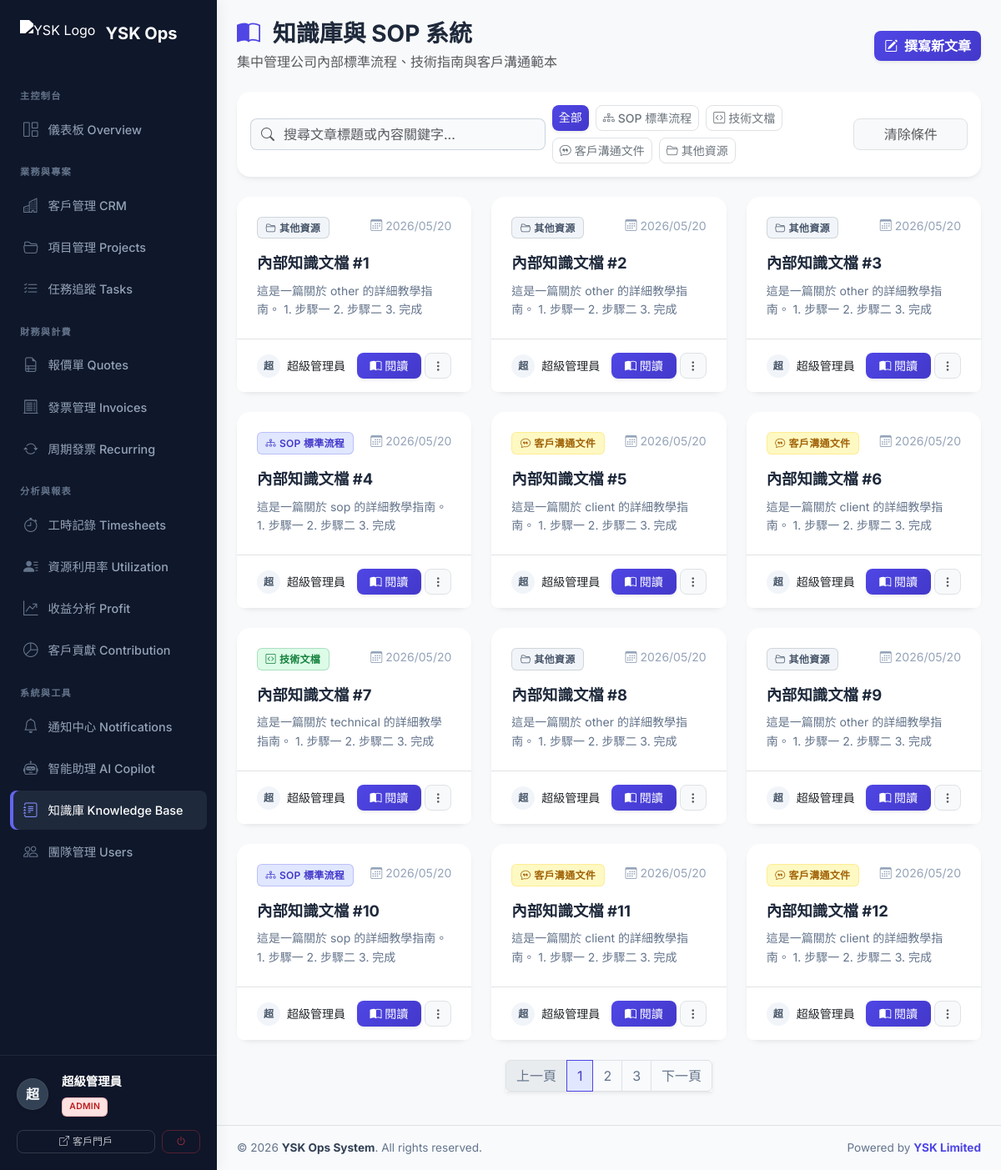
/knowledge_base.php (signed in), run on the app's committed database.
### tables this page shows
CREATE TABLE knowledge_base (
    id INT AUTO_INCREMENT PRIMARY KEY,
    title VARCHAR(200) NOT NULL,
    content TEXT NOT NULL,
    category ENUM('sop', 'technical', 'client', 'other') DEFAULT 'other',
    created_by INT,
    created_at TIMESTAMP DEFAULT CURRENT_TIMESTAMP,
    FOREIGN KEY (created_by) REFERENCES users(id) ON DELETE SET NULL,
    FULLTEXT KEY ft_knowledge (title, content)
);

CREATE TABLE users (
    id INT AUTO_INCREMENT PRIMARY KEY,
    username VARCHAR(50) UNIQUE NOT NULL,
    password_hash VARCHAR(255) NOT NULL,
    full_name VARCHAR(100) NOT NULL,
    email VARCHAR(100) UNIQUE NOT NULL,
    role ENUM('admin', 'pm', 'developer', 'finance', 'viewer') DEFAULT 'viewer',
    phone VARCHAR(20),
    avatar VARCHAR(255),
    is_active BOOLEAN DEFAULT TRUE,
    created_at TIMESTAMP DEFAULT CURRENT_TIMESTAMP,
    updated_at TIMESTAMP DEFAULT CURRENT_TIMESTAMP ON UPDATE CURRENT_TIMESTAMP
);

### includes/auth.php (called while the page is built, shortened)
<?php
require_once __DIR__ . '/db.php';
function is_logged_in() {
    return isset($_SESSION['user_id']) && isset($_SESSION['user']);
}
function has_role($role) {
    $user_role = $_SESSION['user']['role'];
    if ($user_role === 'admin') return true;
    return $user_role === $role;
}
?>

### includes/db.php (called while the page is built, shortened)
<?php
function get_db_connection() {
    static $pdo = null;
    if ($pdo === null) {
        try {
            $dsn = "mysql:host=" . DB_HOST . ";dbname=" . DB_NAME . ";charset=" . DB_CHAR;
            $pdo = new PDO($dsn, DB_USER, DB_PASS, [
                PDO::ATTR_ERRMODE => PDO::ERRMODE_EXCEPTION,
                PDO::ATTR_DEFAULT_FETCH_MODE => PDO::FETCH_ASSOC,
                PDO::ATTR_EMULATE_PREPARES => false,
            ]);
        } catch (PDOException $e) {
            die("Database connection failed: " . $e->getMessage() . "<br>Please check config.php and run database.sql first.");
        }
    }
    return $pdo;
}
function db_query($sql, $params = []) {
    $pdo = get_db_connection();
    $stmt = $pdo->prepare($sql);
    $stmt->execute($params);
    return $stmt;
}
function db_fetch_all($sql, $params = []) {
    return db_query($sql, $params)->fetchAll();
}
function db_fetch_one($sql, $params = []) {
    return db_query($sql, $params)->fetch();
}
?>

### knowledge_base.php (the view, shortened to what this page needs)
<?php
require_once 'includes/db.php';
require_once 'includes/auth.php';
$current_user_id = $_SESSION['user_id'];
$is_management = has_role('admin') || has_role('pm');
$category_filter = $_GET['category'] ?? '';
$search = trim($_GET['search'] ?? '');
$page = max(1, (int)($_GET['page'] ?? 1));
$per_page = 12;
$offset = ($page - 1) * $per_page;
$where_clauses = ["1=1"];
$params = [];
$where_sql = implode(" AND ", $where_clauses);
$total_count = db_fetch_one("SELECT COUNT(*) as total FROM knowledge_base k WHERE $where_sql", $params)['total'] ?? 0;
$total_pages = ceil($total_count / $per_page);
$sql = "SELECT k.*, u.full_name as author
        FROM knowledge_base k
        LEFT JOIN users u ON k.created_by = u.id
        WHERE $where_sql
        ORDER BY k.created_at DESC
        LIMIT $per_page OFFSET $offset";
$articles = db_fetch_all($sql, $params);
$categories = [
    'sop' => ['label' => 'SOP 標準流程', 'color' => 'primary', 'icon' => 'bi-diagram-3'],
    'technical' => ['label' => '技術文檔', 'color' => 'success', 'icon' => 'bi-code-square'],
    'client' => ['label' => '客戶溝通文件', 'color' => 'warning', 'icon' => 'bi-chat-quote'],
    'other' => ['label' => '其他資源', 'color' => 'secondary', 'icon' => 'bi-folder2-open']
];
?>
<?php include 'includes/header.php'; ?>
<div class="d-flex align-items-stretch" style="min-height: 100vh; width: 100%;">
    <?php include 'includes/sidebar.php'; ?>
    <div class="flex-grow-1 d-flex flex-column" style="background-color: #f8f9fa; min-width: 0;">
        <div class="p-3 p-md-4 flex-grow-1">
            <div class="d-flex flex-column flex-md-row justify-content-between align-items-md-center mb-4 gap-3">
                <div class="d-flex align-items-center">
                    <div>
                        <h2 class="h3 fw-bold mb-1 text-slate-800">
                            <i class="bi bi-book-half me-2 text-primary"></i> 知識庫與 SOP 系統
                        </h2>
                        <p class="text-muted mb-0 d-none d-md-block">集中管理公司內部標準流程、技術指南與客戶溝通範本</p>
                    </div>
                </div>
                <div>
                    <?php if ($is_management): ?>
                    <button class="btn btn-primary shadow-sm fw-bold" data-bs-toggle="modal" data-bs-target="#addArticleModal">
                        <i class="bi bi-pencil-square me-1"></i> 撰寫新文章
                    </button>
                    <?php endif; ?>
                </div>
            </div>
            <div class="card mb-4 border-0 shadow-sm">
                <div class="card-body p-3">
                    <form method="GET" class="row g-2 align-items-center">
                        <div class="col-md-5">
                            <div class="input-group">
                                <span class="input-group-text bg-light text-muted border-end-0"><i class="bi bi-search"></i></span>
                                <input type="text" name="search" class="form-control border-start-0 ps-0 shadow-none" value="<?= htmlspecialchars($search) ?>" placeholder="搜尋文章標題或內容關鍵字...">
                            </div>
                        </div>
                        <div class="col-md-5">
                            <div class="d-flex flex-wrap gap-2">
                                <a href="knowledge_base.php?search=<?= urlencode($search) ?>" class="btn btn-sm <?= empty($category_filter) ? 'btn-primary shadow-sm' : 'btn-outline-secondary border' ?>">全部</a>
                                <?php foreach ($categories as $key => $cat): ?>
                                    <a href="knowledge_base.php?category=<?= $key ?>&search=<?= urlencode($search) ?>"
                                       class="btn btn-sm <?= $category_filter === $key ? 'btn-'.$cat['color'].' shadow-sm' : 'btn-outline-secondary border' ?>">
                                       <i class="bi <?= $cat['icon'] ?> me-1"></i><?= $cat['label'] ?>
                                    </a>
                                <?php endforeach; ?>
                            </div>
                        </div>
                        <div class="col-md-2 text-end">
                            <a href="knowledge_base.php" class="btn btn-light w-100 border text-muted">清除條件</a>
                        </div>
                    </form>
                </div>
            </div>
            <div class="row g-4 mb-4">
                <?php foreach ($articles as $a):
                    $cat_info = $categories[$a['category']] ?? $categories['other'];
                    $avatar_char = mb_substr($a['author'] ?? 'U', 0, 1, 'UTF-8');
                    $can_edit = ($a['created_by'] == $current_user_id || $is_management);
                ?>
                <div class="col-md-6 col-xl-4">
                    <div class="card h-100 border-0 shadow-sm d-flex flex-column" style="transition: transform 0.2s; border-radius: 12px;">
                        <div class="card-body p-4 flex-grow-1">
                            <div class="d-flex justify-content-between align-items-start mb-3">
                                <span class="badge bg-<?= $cat_info['color'] ?> bg-opacity-10 text-<?= $cat_info['color'] ?> px-2 py-1 border border-<?= $cat_info['color'] ?> border-opacity-25">
                                    <i class="bi <?= $cat_info['icon'] ?> me-1"></i><?= $cat_info['label'] ?>
                                </span>
                                <small class="text-slate-400"><i class="bi bi-calendar3 me-1"></i><?= date('Y/m/d', strtotime($a['created_at'])) ?></small>
                            </div>
                            <h5 class="fw-bold text-slate-800 mb-2 lh-base" style="font-size: 1.15rem; display: -webkit-box; -webkit-line-clamp: 2; -webkit-box-orient: vertical; overflow: hidden;">
                                <?= htmlspecialchars($a['title'] ?? '') ?>
                            </h5>
                            <p class="text-slate-500 small mb-0" style="display: -webkit-box; -webkit-line-clamp: 3; -webkit-box-orient: vertical; overflow: hidden; line-height: 1.6;">
                                <?= htmlspecialchars($a['content'] ?? '') ?>
                            </p>
                        </div>
                        <div class="card-footer bg-white border-top px-4 py-3 d-flex justify-content-between align-items-center rounded-bottom-3">
                            <div class="d-flex align-items-center">
                                <div class="bg-secondary bg-opacity-10 text-secondary rounded-circle d-flex align-items-center justify-content-center me-2" style="width: 28px; height: 28px;">
                                    <span class="fw-bold" style="font-size: 0.75rem;"><?= htmlspecialchars($avatar_char) ?></span>
                                </div>
                                <small class="text-slate-600 fw-medium"><?= htmlspecialchars($a['author'] ?? '未知') ?></small>
                            </div>
                            <div class="d-flex gap-1">
                                <button class="btn btn-sm btn-primary px-3 shadow-sm" data-bs-toggle="modal" data-bs-target="#readArticleModal<?= $a['id'] ?>" title="閱讀全文">
                                    <i class="bi bi-book-half"></i> 閱讀
                                </button>
                                <?php if ($can_edit): ?>
                                <div class="dropdown">
                                    <button class="btn btn-sm btn-light border text-muted shadow-none h-100" type="button" data-bs-toggle="dropdown">
                                        <i class="bi bi-three-dots-vertical"></i>
                                    </button>
                                </div>
                                <?php endif; ?>
                            </div>
                        </div>
                    </div>
                </div>
                <?php endforeach; ?>
            </div>
            <?php if ($total_pages > 1): ?>
            <div class="d-flex justify-content-center mt-2">
                <nav>
                    <ul class="pagination shadow-sm">
                        <li class="page-item <?= $page <= 1 ? 'disabled' : '' ?>">
                            <a class="page-link text-slate-500" href="?page=<?= $page-1 ?>&search=<?= urlencode($search) ?>&category=<?= $category_filter ?>">上一頁</a>
                        </li>
                        <?php for ($i = 1; $i <= $total_pages; $i++): ?>
                        <li class="page-item <?= $i == $page ? 'active' : '' ?>">
                            <a class="page-link <?= $i == $page ? 'bg-primary border-primary' : 'text-slate-500' ?>" href="?page=<?= $i ?>&search=<?= urlencode($search) ?>&category=<?= $category_filter ?>"><?= $i ?></a>
                        </li>
                        <?php endfor; ?>
                        <li class="page-item <?= $page >= $total_pages ? 'disabled' : '' ?>">
                            <a class="page-link text-slate-500" href="?page=<?= $page+1 ?>&search=<?= urlencode($search) ?>&category=<?= $category_filter ?>">下一頁</a>
                        </li>
                    </ul>
                </nav>
            </div>
            <?php endif; ?>
<?php include 'includes/footer.php'; ?>

### css/style.css (style rules this page uses)
:root { --bs-primary: #4f46e5; --bs-primary-rgb: 79, 70, 229; --bs-body-bg: #f8fafc; --bs-body-font-family: 'Inter', 'Noto Sans TC', system-ui, sans-serif; }
body { background-color: var(--bs-body-bg); font-family: var(--bs-body-font-family); color: #334155; -webkit-font-smoothing: antialiased; }
.text-slate-400 { color: #94a3b8 !important; }
.text-slate-500 { color: #64748b !important; }
.text-slate-800 { color: #1e293b !important; }
.card { border: none !important; border-radius: 16px !important; box-shadow: 0 4px 6px -1px rgba(0, 0, 0, 0.05), 0 2px 4px -1px rgba(0, 0, 0, 0.03) !important; background-color: #ffffff; }
.btn { border-radius: 8px !important; font-weight: 500; }
.btn-primary { background: linear-gradient(135deg, #4f46e5 0%, #4338ca 100%) !important; border: none !important; box-shadow: 0 4px 6px -1px rgba(79, 70, 229, 0.2); }
.badge { padding: 0.5em 0.8em !important; border-radius: 6px !important; font-weight: 600 !important; letter-spacing: 0.025em; }
.bg-success { background-color: #dcfce7 !important; color: #15803d !important; }
.bg-warning { background-color: #fef9c3 !important; color: #a16207 !important; }
.bg-primary { background-color: #e0e7ff !important; color: #4338ca !important; }
.bg-secondary { background-color: #f1f5f9 !important; color: #475569 !important; }
.input-group-text { border-radius: 8px 0 0 8px !important; border-color: #cbd5e1; }
.input-group .form-control { border-radius: 0 8px 8px 0 !important; border-color: #cbd5e1; }

### data on the page
knowledge_base: category "其他資源", created_at "2026/05/20", title "內部知識文檔 #1", content "這是一篇關於 other 的詳細教學指南。 1. 步驟一 2. 步驟二 3. 完成", created_by.full_name "超", created_by.full_name "超級管理員"
knowledge_base: category "其他資源", created_at "2026/05/20", title "內部知識文檔 #2", content "這是一篇關於 other 的詳細教學指南。 1. 步驟一 2. 步驟二 3. 完成", created_by.full_name "超", created_by.full_name "超級管理員"
knowledge_base: category "其他資源", created_at "2026/05/20", title "內部知識文檔 #3", content "這是一篇關於 other 的詳細教學指南。 1. 步驟一 2. 步驟二 3. 完成", created_by.full_name "超", created_by.full_name "超級管理員"
knowledge_base: category "SOP 標準流程", created_at "2026/05/20", title "內部知識文檔 #4", content "這是一篇關於 sop 的詳細教學指南。 1. 步驟一 2. 步驟二 3. 完成", created_by.full_name "超", created_by.full_name "超級管理員"
knowledge_base: category "客戶溝通文件", created_at "2026/05/20", title "內部知識文檔 #5", content "這是一篇關於 client 的詳細教學指南。 1. 步驟一 2. 步驟二 3. 完成", created_by.full_name "超", created_by.full_name "超級管理員"
knowledge_base: category "客戶溝通文件", created_at "2026/05/20", title "內部知識文檔 #6", content "這是一篇關於 client 的詳細教學指南。 1. 步驟一 2. 步驟二 3. 完成", created_by.full_name "超", created_by.full_name "超級管理員"
knowledge_base: category "技術文檔", created_at "2026/05/20", title "內部知識文檔 #7", content "這是一篇關於 technical 的詳細教學指南。 1. 步驟一 2. 步驟二 3. 完成", created_by.full_name "超", created_by.full_name "超級管理員"
knowledge_base: category "其他資源", created_at "2026/05/20", title "內部知識文檔 #8", content "這是一篇關於 other 的詳細教學指南。 1. 步驟一 2. 步驟二 3. 完成", created_by.full_name "超", created_by.full_name "超級管理員"
knowledge_base: category "其他資源", created_at "2026/05/20", title "內部知識文檔 #9", content "這是一篇關於 other 的詳細教學指南。 1. 步驟一 2. 步驟二 3. 完成", created_by.full_name "超", created_by.full_name "超級管理員"
knowledge_base: category "SOP 標準流程", created_at "2026/05/20", title "內部知識文檔 #10", content "這是一篇關於 sop 的詳細教學指南。 1. 步驟一 2. 步驟二 3. 完成", created_by.full_name "超", created_by.full_name "超級管理員"
knowledge_base: category "客戶溝通文件", created_at "2026/05/20", title "內部知識文檔 #11", content "這是一篇關於 client 的詳細教學指南。 1. 步驟一 2. 步驟二 3. 完成", created_by.full_name "超", created_by.full_name "超級管理員"
knowledge_base: category "客戶溝通文件", created_at "2026/05/20", title "內部知識文檔 #12", content "這是一篇關於 client 的詳細教學指南。 1. 步驟一 2. 步驟二 3. 完成", created_by.full_name "超", created_by.full_name "超級管理員"

### other printed values
$avatar_char "超"
$user_name "超級管理員"
$user_role "ADMIN"
$cat['label'] "SOP 標準流程"
$cat['label'] "技術文檔"
$cat['label'] "客戶溝通文件"
$cat['label'] "其他資源"
